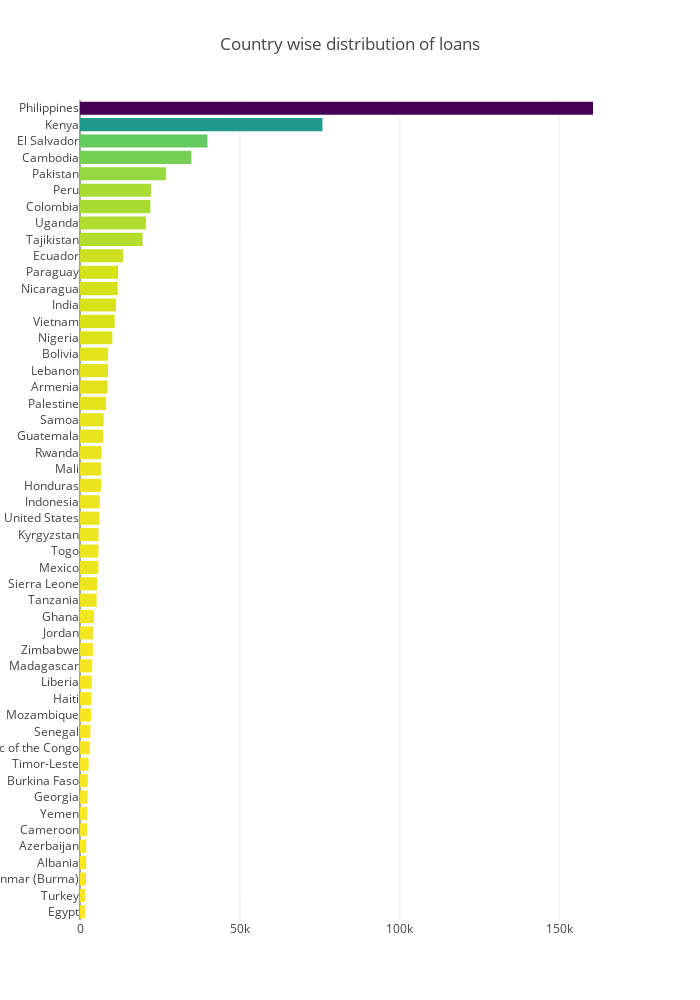

Notebook source saved alongside this figure:
### Code cell
countries = loans['country'].value_counts().head(50)
trace = go.Bar(
    y=countries.index[::-1],
    x=countries.values[::-1],
    orientation = 'h',
    marker=dict(
        color=countries.values[::-1],
        colorscale = 'Viridis',
        reversescale = True
    ),
)

layout = go.Layout(
    title='Country wise distribution of loans',
    width=700,
    height=1000,
    )
data = [trace]
fig = go.Figure(data=data, layout=layout)
py.iplot(fig, filename="CountryLoan")

### Figure 1 — Plotly figure (JSON) as saved in the notebook; plotly's stock layout.template omitted (floating-point values rounded to 4 significant figures)
{"data": [{"marker": {"color": [1639, 1703, 1870, 1934, 1945, 2230, 2313, 2409, 2460, 2690, 3073, 3269, 3483, 3618, 3682, 3821, 4034, 4167, 4374, 5219, 5415, 5741, 5749, 5774, 6093, 6214, 6557, 6639, 6735, 7310, 7396, 8167, 8631, 8792, 8806, 10136, 10843, 11237, 11781, 11903, 13521, 19580, 20601, 21995, 22233, 26857, 34836, 39875, 75825, 160441], "colorscale": "Viridis", "reversescale": true}, "orientation": "h", "type": "bar", "x": [1639, 1703, 1870, 1934, 1945, 2230, 2313, 2409, 2460, 2690, 3073, 3269, 3483, 3618, 3682, 3821, 4034, 4167, 4374, 5219, 5415, 5741, 5749, 5774, 6093, 6214, 6557, 6639, 6735, 7310, 7396, 8167, 8631, 8792, 8806, 10136, 10843, 11237, 11781, 11903, 13521, 19580, 20601, 21995, 22233, 26857, 34836, 39875, 75825, 160441], "y": ["Egypt", "Turkey", "Myanmar (Burma)", "Albania", "Azerbaijan", "Cameroon", "Yemen", "Georgia", "Burkina Faso", "Timor-Leste", "The Democratic Republic of the Congo", "Senegal", "Mozambique", "Haiti", "Liberia", "Madagascar", "Zimbabwe", "Jordan", "Ghana", "Tanzania", "Sierra Leone", "Mexico", "Togo", "Kyrgyzstan", "United States", "Indonesia", "Honduras", "Mali", "Rwanda", "Guatemala", "Samoa", "Palestine", "Armenia", "Lebanon", "Bolivia", "Nigeria", "Vietnam", "India", "Nicaragua", "Paraguay", "Ecuador", "Tajikistan", "Uganda", "Colombia", "Peru", "Pakistan", "Cambodia", "El Salvador", "Kenya", "Philippines"]}], "layout": {"height": 1000, "title": "Country wise distribution of loans", "width": 700}}
